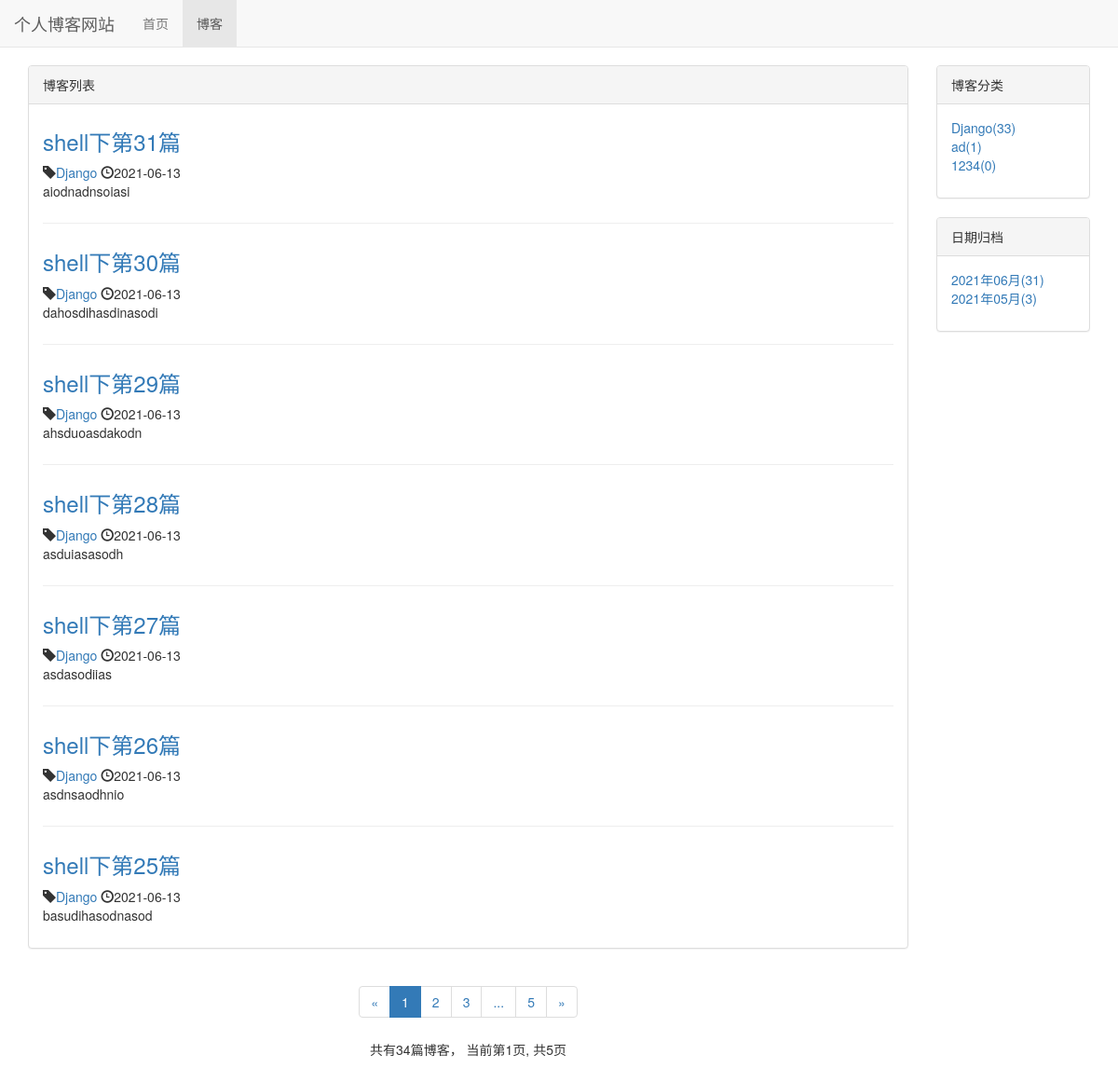
Screenshot of /blog/ with the database file from the repository.
### blog/models.py (models this page shows, shortened)
class Blog(models.Model):
    title = models.CharField(max_length=30)
    blog_type = models.ForeignKey(BlogType, on_delete=models.DO_NOTHING)
    content = RichTextUploadingField()
    author = models.ForeignKey(User, on_delete=models.DO_NOTHING)
    created_time = models.DateTimeField(auto_now_add=True)
    last_updated_time = models.DateTimeField(auto_now_add=True)
    class Meta:
        ordering = ['-created_time']

class BlogType(models.Model):
    type_name = models.CharField(max_length=15)
    def __str__(self):
        return self.type_name

### blog/views.py (the view)
# urls.py: path('', views.blog_list, name='blog_list'),
def blog_list(request):
    blogs_all_list = Blog.objects.all()
    content = get_blog_list_common_date(request,blogs_all_list)
    return render_to_response('blog/blog_list.html', content)

### blog/templates/blog/blog_list.html (shortened to what this page needs)
{% extends 'base.html' %}
{% block nav_blog_active %}active{% endblock %}
{% load staticfiles %}
{% block header_extends %}
    <link rel="stylesheet" type="text/css" href="{% static 'blog/blog.css' %}">
{% endblock %}
{% block content %}
    <div class="container">
        <div class="row">
            <div class="col-xs-12 col-sm-8 col-md-9 col-lg-10">
                <div class="panel panel-default">
                    <div class="panel-heading">{% block blog_list_title %}博客列表{% endblock %}</div>
                    <div class="panel-body">
                        {% for blog in blogs %}
                            <div class="blog">
                                <h3><a href="{% url 'blog_detail' blog.pk %}">{{ blog.title }}</a></h3>
                                <p class="blog-info">
                                    <span class="glyphicon glyphicon-tag"></span><a href="{% url 'blogs_with_type' blog.blog_type.pk %}">{{ blog.blog_type }}</a>
                                    <span class="glyphicon glyphicon-time"></span>{{ blog.created_time|date:"Y-m-d" }}
                                </p>
                                <p>{{ blog.content|truncatechars:50 }}</p>
                            </div>
                        {% empty %}
                            <div class="blog">
                                <h3>暂无博客，敬请期待</h3>
                            </div>
                        {% endfor %}
                    </div>
                </div>
                <div class="paginator">
                    <ul class="pagination">
                        <li>
                            {% if page_of_blogs.has_previous %}
                                <a href="?page={{ page_of_blogs.previous_page_number }}" aria-label="Previous">
                                    <span aria-hidden="true">&laquo;</span>
                                </a>
                            {% else %}
                                <span aria-hidden="true">&laquo;</span>
                            {% endif %}
                        </li>
                        {% for page_num in page_range %}
                            {% if page_num == page_of_blogs.number %}
                                <li class="active"><span>{{ page_num }}</span></li>
                            {% else %}
                                {% if page_num == '...' %}
                                    <li><span>{{ page_num }}</span></li>
                                {% else %}
                                    <li><a href="?page={{ page_num }}">{{ page_num }}</a></li>
                                {% endif %}
                            {% endif %}
                        {% endfor %}
                        <li>
                            {% if page_of_blogs.has_next %}
                                <a href="?page={{ page_of_blogs.next_page_number }}" aria-label="Next">
                                    <span aria-hidden="true">&raquo;</span>
                                </a>
                            {% else %}
                                <span aria-hidden="true">&laquo;</span>
                            {% endif %}
                        </li>
                    </ul>
                    <p> 共有{{ page_of_blogs.paginator.count }}篇博客，
                        当前第{{ page_of_blogs.number }}页, 共{{ page_of_blogs.paginator.num_pages }}页</p>
                </div>
            </div>
            <div class="hidden-xs col-sm-4 col-md-3 col-lg-2">
                <div class="panel panel-default">
                    <div class="panel-heading">博客分类</div>
                    <div class="panel-body">
                        <ul class="blog-types">
                            {% for blog_type in blog_types %}
                                <li>
                                    <a href="{% url 'blogs_with_type' blog_type.pk %}">
                                        {{ blog_type.type_name }}({{ blog_type.blog_count}})
                                    </a>
                                </li>
                            {% empty %}
                                <li>暂无分类</li>
                            {% endfor %}
                        </ul>
                    </div>
                </div>
                <div class="panel panel-default">
                    <div class="panel-heading">日期归档</div>
                    <div class="panel-body">
                        <ul>
                            {% for blog_date,blog_count in blog_dates.items %}
                                <li>
                                    <a href="{% url 'blogs_with_date' blog_date.year blog_date.month%}">{{ blog_date|date:"Y年m月"}}({{ blog_count }})
                                    </a>
                                </li>
                            {% endfor %}
                        </ul>
                    </div>
                </div>
            </div>
        </div>
    </div>
{% endblock %}

### templates/base.html (shortened to what this page needs)
{% load staticfiles %}
<!DOCTYPE html>
<html lang="zh-CN">
<head>
    <link rel="stylesheet" type="text/css" href="{% static 'base.css' %}">
    <link rel="stylesheet" type="text/css" href="{% static 'bootstrap-3.4.1-dist/css/bootstrap.min.css' %}">
    {% block header_extends %}{% endblock %}
</head>
<body>
    <div class='navbar navbar-default navbar-fixed-top' role= "navigation">
        <div class="container-fluid">
            <div class="navbar-header">
                <a class="navbar-brand" href="{% url 'home' %}">个人博客网站</a>
            </div>
            <div id="bs-example-navbar-collapse-1" class="collapse navbar-collapse">
                <ul class="nav navbar-nav">
                    <li class="{% block nav_home_active %}{% endblock %}">
                        <a href="{% url 'home' %}">首页</a>
                    </li>
                    <li class="{% block nav_blog_active %}{% endblock %}">
                        <a href="{% url 'blog_list' %}">博客</a>
                    </li>
                </ul>
            </div>
        </div>
    </div>
    {% block content %}{% endblock %}
</body>
</html>

### static/base.css (style rules this page uses)
* { margin: 0; padding: 0; }
body { margin-top: 70px!important; }
ul { list-style-type: none!important; }

### blog/static/blog/blog.css (style rules this page uses)
ul.blog-types { list-style-type: none; }
div.blog:not(:last-child) { margin-bottom: 2em; padding-bottom: 1em; border-bottom: 1px solid #eee; }
div.blog h3 { margin-top: 0.5em; }
div.blog p.blog-info { margin-bottom: 0; }
div.paginator { text-align: center; }

### rows the page displays
Blog: title "shell下第31篇", blog_type "Django", created_time "2021-06-13", content "aiodnadnsoiasi"
Blog: title "shell下第30篇", blog_type "Django", created_time "2021-06-13", content "dahosdihasdinasodi"
Blog: title "shell下第29篇", blog_type "Django", created_time "2021-06-13", content "ahsduoasdakodn"
Blog: title "shell下第28篇", blog_type "Django", created_time "2021-06-13", content "asduiasasodh"
Blog: title "shell下第27篇", blog_type "Django", created_time "2021-06-13", content "asdasodiias"
Blog: title "shell下第26篇", blog_type "Django", created_time "2021-06-13", content "asdnsaodhnio"
Blog: title "shell下第25篇", blog_type "Django", created_time "2021-06-13", content "basudihasodnasod"
BlogType: type_name "Django", blog_count "33"
BlogType: type_name "ad", blog_count "1"
BlogType: type_name "1234", blog_count "0"

### other values shown
{{ page_num }} "1"
{{ page_num }} "2" "3" "5"
{{ page_num }} "..."
{{ page_of_blogs.paginator.count }} "34"
{{ page_of_blogs.number }} "1"
{{ page_of_blogs.paginator.num_pages }} "5"
{{ blog_date|date:"Y年m月" }} "2021年06月" "2021年05月"
{{ blog_count }} "31" "3"
